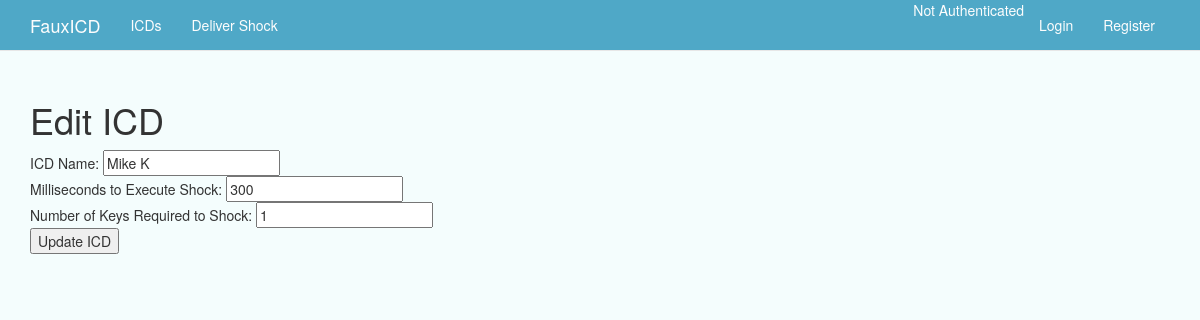
The app's page /web/edit_icd/1/ with its own data.
### web/models.py (models this page shows, shortened)
class Icd(models.Model):
    name = models.CharField(max_length=128, unique=True)
    zap_duration = models.IntegerField(default=0) #duration of a zap in milliseconds
    keys_required = models.IntegerField(default=2) #num of encryption keys required to execute

### web/views.py (the view)
# urls.py: url(r'^edit_icd/(?P<id>\d+)/$', views.edit_icd, name='edit_icd'),
def edit_icd(request, id=None, template_name='web/edit_icd.html'):
    if id:
        this_icd = Icd.objects.get(id=id)
        if request.method == 'POST':
            form = IcdForm(request.POST, instance=this_icd)
            if form.is_valid():
                form.save(commit=True)
                return redirect(this_icd.get_absolute_url())
            else:
                print form.errors
        else: #if this is a GET
            form = IcdForm(instance=this_icd)
    else:   #no id in request
        return redirect('icd_index')
    context_dict = {'form': form, 'this_icd': this_icd}
    return render(request, 'web/edit_icd.html', context_dict)

### web/forms.py
class IcdForm(forms.ModelForm):
    name = forms.CharField(max_length=128, help_text="ICD Name:")
    zap_duration = forms.IntegerField(help_text="Milliseconds to Execute Shock:")
    keys_required = forms.IntegerField(help_text="Number of Keys Required to Shock:")
    class Meta:
        model = Icd
        fields = ('name', 'zap_duration', 'keys_required',)

### templates/web/edit_icd.html (shortened to what this page needs)
{% extends 'base.html' %}
{% block body_block %}
<h1>Edit ICD</h1>
<form id="icd_form" method="post" action="/web/edit_icd/{{ this_icd.id }}/">
    {% for field in form.visible_fields %}
        {{ field.help_text }}
        {{ field }} <br />
    {% endfor %}
    <input type="submit" name="submit" value="Update ICD" />
</form>
{% endblock %}

### public/static/css/custom.css (style rules this page uses)
body { background-color: #F4FDFD; }

### records on screen
Icd: visible_fields "Mike K" "300" "1"

### other values on screen
{{ field.help_text }} "ICD Name:" "Milliseconds to Execute Shock:" "Number of Keys Required to Shock:"
